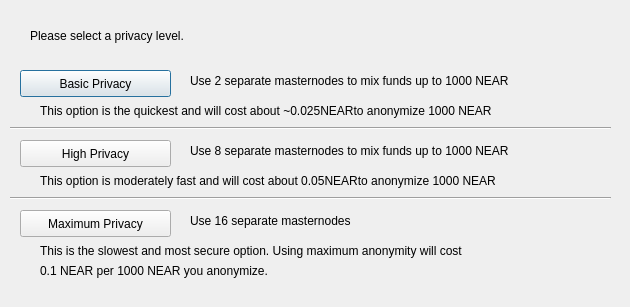
<?xml version="1.0" encoding="UTF-8"?>
<ui version="4.0">
 <class>DarksendConfig</class>
 <widget class="QDialog" name="DarksendConfig">
  <property name="geometry">
   <rect>
    <x>0</x>
    <y>0</y>
    <width>630</width>
    <height>307</height>
   </rect>
  </property>
  <property name="windowTitle">
   <string>Configure Darksend</string>
  </property>
  <widget class="QPushButton" name="buttonBasic">
   <property name="geometry">
    <rect>
     <x>20</x>
     <y>70</y>
     <width>151</width>
     <height>27</height>
    </rect>
   </property>
   <property name="text">
    <string>Basic Privacy</string>
   </property>
  </widget>
  <widget class="QPushButton" name="buttonHigh">
   <property name="geometry">
    <rect>
     <x>20</x>
     <y>140</y>
     <width>151</width>
     <height>27</height>
    </rect>
   </property>
   <property name="text">
    <string>High Privacy</string>
   </property>
  </widget>
  <widget class="QPushButton" name="buttonMax">
   <property name="geometry">
    <rect>
     <x>20</x>
     <y>210</y>
     <width>151</width>
     <height>27</height>
    </rect>
   </property>
   <property name="text">
    <string>Maximum Privacy</string>
   </property>
  </widget>
  <widget class="QLabel" name="label">
   <property name="geometry">
    <rect>
     <x>30</x>
     <y>20</y>
     <width>571</width>
     <height>31</height>
    </rect>
   </property>
   <property name="text">
    <string>Please select a privacy level.</string>
   </property>
  </widget>
  <widget class="QLabel" name="label_2">
   <property name="geometry">
    <rect>
     <x>190</x>
     <y>70</y>
     <width>421</width>
     <height>21</height>
    </rect>
   </property>
   <property name="text">
    <string>Use 2 separate masternodes to mix funds up to 1000 NEAR</string>
   </property>
  </widget>
  <widget class="QLabel" name="label_3">
   <property name="geometry">
    <rect>
     <x>190</x>
     <y>140</y>
     <width>411</width>
     <height>21</height>
    </rect>
   </property>
   <property name="text">
    <string>Use 8 separate masternodes to mix funds up to 1000 NEAR</string>
   </property>
  </widget>
  <widget class="QLabel" name="label_4">
   <property name="geometry">
    <rect>
     <x>190</x>
     <y>210</y>
     <width>421</width>
     <height>21</height>
    </rect>
   </property>
   <property name="text">
    <string>Use 16 separate masternodes</string>
   </property>
  </widget>
  <widget class="QLabel" name="label_6">
   <property name="geometry">
    <rect>
     <x>40</x>
     <y>100</y>
     <width>561</width>
     <height>21</height>
    </rect>
   </property>
   <property name="text">
    <string>This option is the quickest and will cost about ~0.025NEARto anonymize 1000 NEAR</string>
   </property>
  </widget>
  <widget class="QLabel" name="label_7">
   <property name="geometry">
    <rect>
     <x>40</x>
     <y>170</y>
     <width>561</width>
     <height>21</height>
    </rect>
   </property>
   <property name="text">
    <string>This option is moderately fast and will cost about 0.05NEARto anonymize 1000 NEAR</string>
   </property>
  </widget>
  <widget class="QLabel" name="label_8">
   <property name="geometry">
    <rect>
     <x>40</x>
     <y>240</y>
     <width>561</width>
     <height>21</height>
    </rect>
   </property>
   <property name="text">
    <string>This is the slowest and most secure option. Using maximum anonymity will cost</string>
   </property>
  </widget>
  <widget class="QLabel" name="label_9">
   <property name="geometry">
    <rect>
     <x>40</x>
     <y>260</y>
     <width>561</width>
     <height>21</height>
    </rect>
   </property>
   <property name="text">
    <string>0.1 NEAR per 1000 NEAR you anonymize.</string>
   </property>
  </widget>
  <widget class="Line" name="line">
   <property name="geometry">
    <rect>
     <x>10</x>
     <y>120</y>
     <width>601</width>
     <height>16</height>
    </rect>
   </property>
   <property name="orientation">
    <enum>Qt::Horizontal</enum>
   </property>
  </widget>
  <widget class="Line" name="line_2">
   <property name="geometry">
    <rect>
     <x>10</x>
     <y>190</y>
     <width>601</width>
     <height>16</height>
    </rect>
   </property>
   <property name="orientation">
    <enum>Qt::Horizontal</enum>
   </property>
  </widget>
 </widget>
 <resources/>
 <connections/>
</ui>
